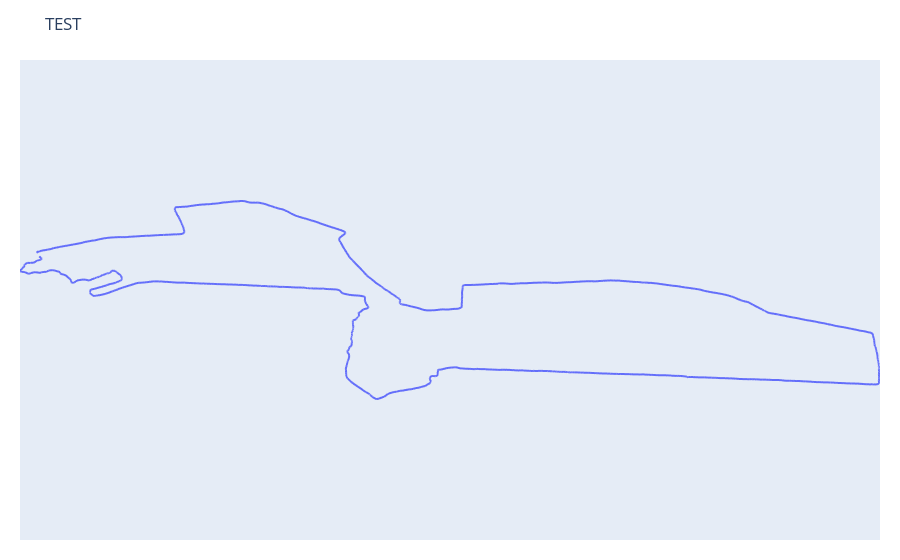

Notebook code cell kept with this figure:
### Markdown cell above
## Make act object

### Code cell
reload(Act)
act = Act.Act("TEST", points=points)
print(act)
act.plot_trace()

### Figure 1 — Plotly figure (JSON) as saved in the notebook; plotly's stock layout.template omitted (floating-point values rounded to 4 significant figures; data arrays with more than 128 entries replaced by an {"elided": "..."} marker saying what was removed)
{"data": [{"customdata": {"elided": "5098x2 str values"}, "hovertemplate": "time: %{customdata[0]}<br>alt: %{customdata[1]} m", "legendgroup": "", "line": {"color": "#636efa", "dash": "solid"}, "marker": {"symbol": "circle"}, "mode": "lines", "name": "", "showlegend": false, "type": "scattergl", "x": {"elided": "5098 int values"}, "xaxis": "x", "y": {"elided": "5098 int values"}, "yaxis": "y"}], "layout": {"dragmode": "pan", "legend": {"tracegroupgap": 0}, "margin": {"b": 20, "l": 20, "r": 20, "t": 60}, "showlegend": false, "title": {"text": "TEST"}, "xaxis": {"anchor": "y", "domain": [0, 1], "showgrid": false, "title": {"text": "long"}, "visible": false}, "yaxis": {"anchor": "x", "domain": [0, 1], "scaleanchor": "x", "scaleratio": 1, "showgrid": false, "title": {"text": "lat"}, "visible": false}}}
